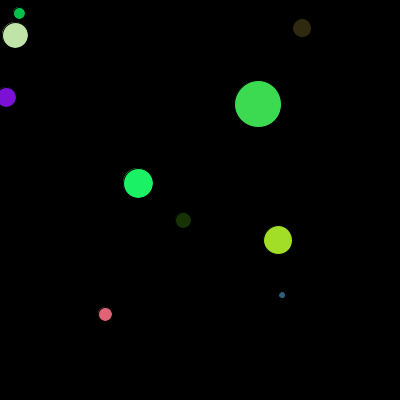
Frame 1 (no input)
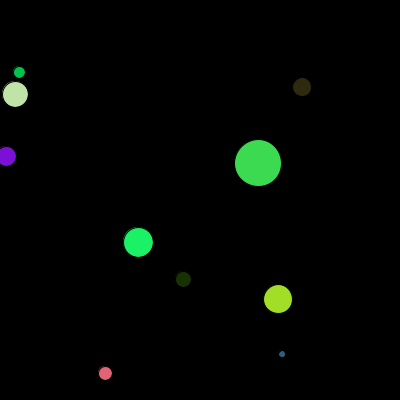
Frame 60 (the mouse pressed at the canvas centre just before this capture)
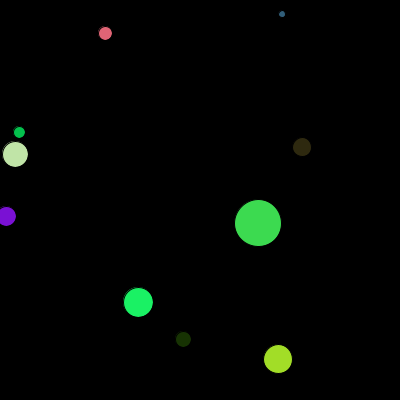
Frame 120 (the mouse held since frame 60 and released just before this capture)

The Processing sketch that drew these frames (run headless with seeded random() and noise(); from frame 60 on, the mouse is pressed at the canvas centre):

// Processing sketch: processing_142893
// ── processing_142893.pde

final int MAX_FIGURES = 10;

Figure [ ] allFigures;

void setup ( ) {
  size( 400, 400 );
  allFigures = initFigures( );
}

void draw( ) {
  background( 0 );
  moveFigure( );
  drawFigure( );
}

Figure [ ] initFigures( ) {
  Figure [ ] temp = new Figure[ MAX_FIGURES ] ;
  
  for ( int i = 0; i < temp.length; i++) {
  int x = int( random( width ) );  
  int y = int( random( height ) );
  int dim = int( random( 50 ) );
  int col = color( random( 255 ),
  random( 255 ),
  random(255 ) );
  temp[i] = new Figure( x, y, dim, col );
  }
  return temp;
}

void moveFigure ( ) {
  for ( int i = 0; i < allFigures.length; i++) {
    allFigures [i].moveFigure ( );
  }
}

void drawFigure ( ) {
   for ( int i = 0; i < allFigures.length; i++) {
    allFigures [i].drawFigure ( );
   } 
}
// eunkichung
// ICE #18

class Figure
{
  int x, y, dim;
  color col;

Figure ( int tx, int ty, int tdim, int tcol )
{
  x = tx;
  y = ty;
  dim = tdim;
  col = tcol;
}

void drawFigure ( )
{
  fill (col);
  ellipse (x, y, dim, dim);
}

void moveFigure ( )
{
  if (y < height)
  {
    y++;
  }
  
  if (y >= height) {
  y = 0;
  }
}
}
